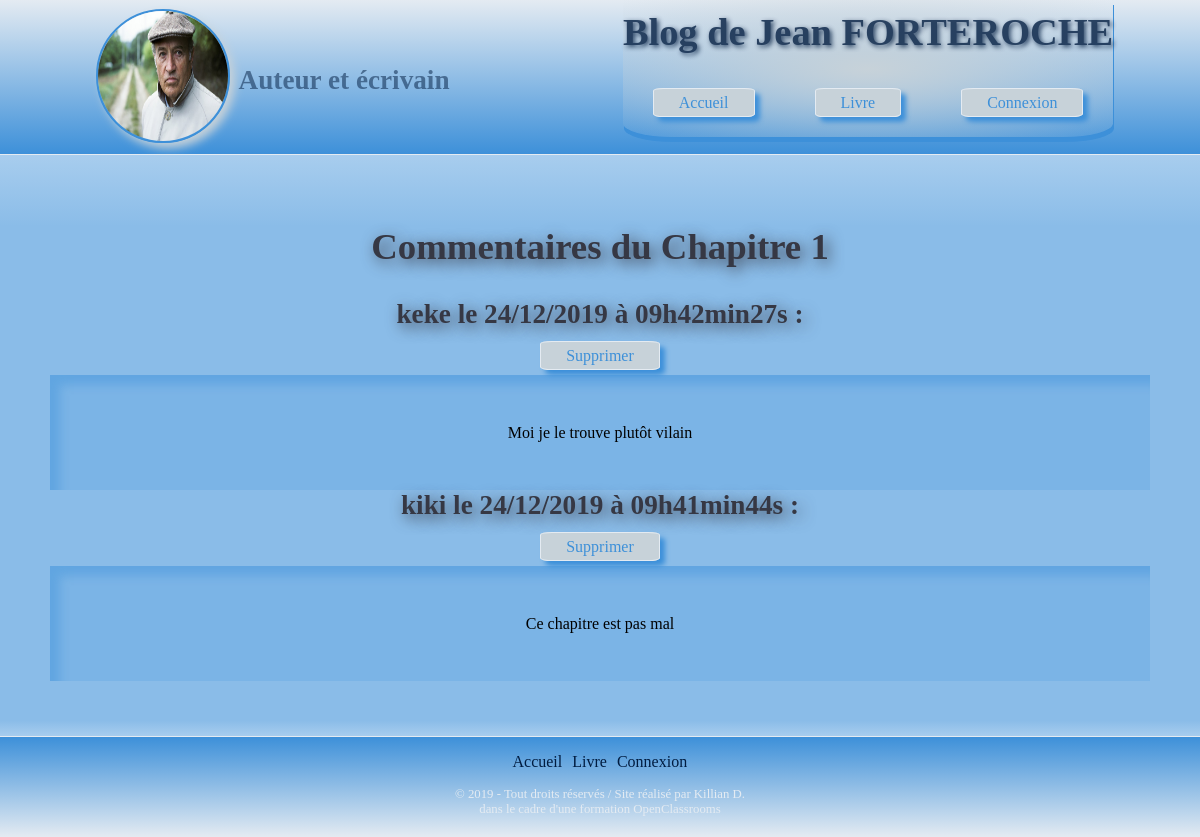
/index.php?action=commentsUp&id=12 (signed in), run on the app's committed database.
### tables this page shows
CREATE TABLE `posts` (
  `id` int(11) NOT NULL,
  `title` varchar(255) NOT NULL,
  `content` text NOT NULL
);

CREATE TABLE `comments` (
  `id` int(11) NOT NULL,
  `postId` int(11) NOT NULL,
  `pseudo` varchar(255) NOT NULL,
  `comment` text NOT NULL,
  `commentDate` datetime NOT NULL,
  `report` tinyint(1) NOT NULL
);

### model/PostManager.php (called while the page is built, shortened)
<?php
class PostManager extends Manager
{
    public function getPostId($id)
    {
        $db = $this->dbConnect();
        $req = $db->prepare('SELECT id, title, content FROM posts WHERE id = ?');
        $req->execute(array($id));
        $post = $req->fetch();
        return $post;
    }
}

### model/CommentManager.php (called while the page is built, shortened)
<?php
class CommentManager extends Manager
{
    public function getComments($postId)
    {
        $db = $this->dbConnect();
        $comments = $db->prepare('SELECT id, postId, pseudo, comment, DATE_FORMAT(commentDate, \'%d/%m/%Y à %Hh%imin%ss\') AS commentDateFr FROM comments WHERE postId = ? ORDER BY commentDate DESC');
        $comments->execute(array($postId));
        return $comments;
    }
}

### view/backend/viewCommentsUp.php (the view, shortened to what this page needs)
<div class="separat1">
</div>
<section class="fontPage commentsUp">
    <article>
        <h2>Commentaires du <?= $post['title'] ?></h2>
        <?php
            while ($comment = $comments->fetch())
            {
        ?>
                <h3><?= htmlspecialchars($comment['pseudo']) ?>  le <?= $comment['commentDateFr'] ?> :</h3>
                <a href="<?php echo($GLOBALS["app_url"]); ?>index.php?action=deleteComment&amp;id=<?= $comment['id'] ?>&amp;postId=<?= $post['id'] ?>">Supprimer</a>
                <div class="articleContent"><?= htmlspecialchars($comment['comment']) ?></div>
        <?php
            }
        ?>
    </article>
</section>
<div class="separat2">
</div>
<?php require('view/frontend/template.php'); ?>

### public/css/style.css (style rules this page uses)
body { margin: 0; }
h2 { font-size: 2.3em; margin-top: 0; }
h3 { font-size: 1.7em; }
.separat1 { height: 70px; background-image: -webkit-gradient(linear, left top, left bottom, from(rgba(61, 144, 217, 0.45)), to(rgba(61, 144, 217, 0.6))); background-image: -o-linear-gradient(rgba(61, 144, 217, 0.45), rgba(61, 144, 217, 0.6)); background-image: linear-gradient(rgba(61, 144, 217, 0.45), rgba(61, 144, 217, 0.6)); }
.separat2 { height: 15px; background-image: -webkit-gradient(linear, left top, left bottom, from(rgba(61, 144, 217, 0.6)), to(rgba(61, 144, 217, 0.45))); background-image: -o-linear-gradient(rgba(61, 144, 217, 0.6), rgba(61, 144, 217, 0.45)); background-image: linear-gradient(rgba(61, 144, 217, 0.6), rgba(61, 144, 217, 0.45)); }
.fontPage h3 { margin-top: 0; }
.fontPage { background-color: rgba(61, 144, 217, 0.6); text-align: center; }
.fontPage h2, .fontPage h3, .fontPage h4, .fontPage h5 { color: #363844; text-shadow: 4px 4px 15px #363844; }
.fontPage article { padding-bottom: 40px; }
.fontPage article div.articleContent { background-color: rgba(61, 144, 217, 0.2); -webkit-box-shadow: 10px 10px 10px rgba(61, 144, 217, 0.4) inset; box-shadow: 10px 10px 10px rgba(61, 144, 217, 0.4) inset; margin: auto 50px auto 50px; line-height: 35px; padding: 40px 70px 40px 70px; }
.postModif a, .commentsSignal a, .commentsUp a { padding: 5px 25px 5px 25px; background-color: #C7D2D9; border-radius: 10%; border: 1px solid #E4EBF2; -webkit-box-shadow: 5px 5px 5px #3D90D9; box-shadow: 5px 5px 5px #3D90D9; text-decoration: none; color: #3D90D9; }
.commentsSignal a, .commentsUp a { position: relative; bottom: 10px; }

### data on the page
posts: title "Chapitre 1"
comments: pseudo "keke", commentDateFr "24/12/2019 à 09h42min27s", comment "Moi je le trouve plutôt vilain"
comments: pseudo "kiki", commentDateFr "24/12/2019 à 09h41min44s", comment "Ce chapitre est pas mal"
